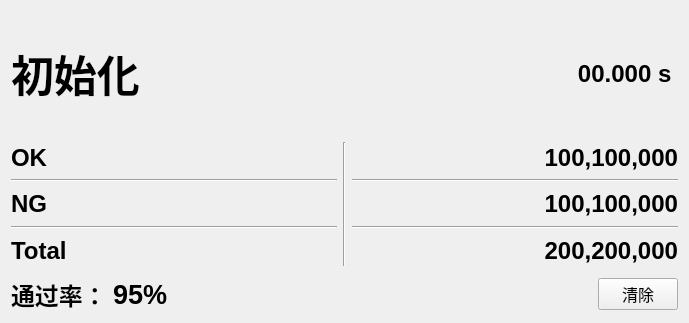
<?xml version="1.0" encoding="UTF-8"?>
<ui version="4.0">
 <class>ShowInfo4Result</class>
 <widget class="QWidget" name="ShowInfo4Result">
  <property name="geometry">
   <rect>
    <x>0</x>
    <y>0</y>
    <width>689</width>
    <height>323</height>
   </rect>
  </property>
  <property name="minimumSize">
   <size>
    <width>600</width>
    <height>300</height>
   </size>
  </property>
  <property name="maximumSize">
   <size>
    <width>2000</width>
    <height>16777215</height>
   </size>
  </property>
  <property name="windowTitle">
   <string>Form</string>
  </property>
  <layout class="QVBoxLayout" name="verticalLayout_3">
   <item>
    <layout class="QHBoxLayout" name="horizontalLayout_2" stretch="7,3">
     <item>
      <widget class="QLabel" name="label_Status">
       <property name="font">
        <font>
         <pointsize>32</pointsize>
         <bold>true</bold>
        </font>
       </property>
       <property name="text">
        <string>初始化</string>
       </property>
      </widget>
     </item>
     <item>
      <widget class="QLabel" name="label_Time">
       <property name="font">
        <font>
         <pointsize>18</pointsize>
         <bold>true</bold>
        </font>
       </property>
       <property name="text">
        <string>00.000 s </string>
       </property>
       <property name="alignment">
        <set>Qt::AlignRight|Qt::AlignTrailing|Qt::AlignVCenter</set>
       </property>
      </widget>
     </item>
    </layout>
   </item>
   <item>
    <layout class="QHBoxLayout" name="horizontalLayout">
     <item>
      <layout class="QVBoxLayout" name="verticalLayout_2">
       <item>
        <widget class="QLabel" name="label_OK">
         <property name="font">
          <font>
           <pointsize>18</pointsize>
           <bold>true</bold>
          </font>
         </property>
         <property name="text">
          <string>OK</string>
         </property>
        </widget>
       </item>
       <item>
        <widget class="Line" name="line_2">
         <property name="orientation">
          <enum>Qt::Horizontal</enum>
         </property>
        </widget>
       </item>
       <item>
        <widget class="QLabel" name="label_NG">
         <property name="font">
          <font>
           <pointsize>18</pointsize>
           <bold>true</bold>
          </font>
         </property>
         <property name="text">
          <string>NG</string>
         </property>
        </widget>
       </item>
       <item>
        <widget class="Line" name="line_3">
         <property name="orientation">
          <enum>Qt::Horizontal</enum>
         </property>
        </widget>
       </item>
       <item>
        <widget class="QLabel" name="label_Total">
         <property name="font">
          <font>
           <pointsize>18</pointsize>
           <bold>true</bold>
          </font>
         </property>
         <property name="text">
          <string>Total</string>
         </property>
        </widget>
       </item>
      </layout>
     </item>
     <item>
      <widget class="Line" name="line">
       <property name="orientation">
        <enum>Qt::Vertical</enum>
       </property>
      </widget>
     </item>
     <item>
      <layout class="QVBoxLayout" name="verticalLayout">
       <item>
        <widget class="QLabel" name="label_OK_number">
         <property name="font">
          <font>
           <pointsize>18</pointsize>
           <bold>true</bold>
          </font>
         </property>
         <property name="text">
          <string>100,100,000</string>
         </property>
         <property name="alignment">
          <set>Qt::AlignRight|Qt::AlignTrailing|Qt::AlignVCenter</set>
         </property>
        </widget>
       </item>
       <item>
        <widget class="Line" name="line_4">
         <property name="orientation">
          <enum>Qt::Horizontal</enum>
         </property>
        </widget>
       </item>
       <item>
        <widget class="QLabel" name="label_NG_number">
         <property name="font">
          <font>
           <pointsize>18</pointsize>
           <bold>true</bold>
          </font>
         </property>
         <property name="text">
          <string>100,100,000</string>
         </property>
         <property name="alignment">
          <set>Qt::AlignRight|Qt::AlignTrailing|Qt::AlignVCenter</set>
         </property>
        </widget>
       </item>
       <item>
        <widget class="Line" name="line_5">
         <property name="orientation">
          <enum>Qt::Horizontal</enum>
         </property>
        </widget>
       </item>
       <item>
        <widget class="QLabel" name="label_Total_number">
         <property name="font">
          <font>
           <pointsize>18</pointsize>
           <bold>true</bold>
          </font>
         </property>
         <property name="text">
          <string>200,200,000</string>
         </property>
         <property name="alignment">
          <set>Qt::AlignRight|Qt::AlignTrailing|Qt::AlignVCenter</set>
         </property>
        </widget>
       </item>
      </layout>
     </item>
    </layout>
   </item>
   <item>
    <spacer name="verticalSpacer">
     <property name="orientation">
      <enum>Qt::Vertical</enum>
     </property>
     <property name="sizeType">
      <enum>QSizePolicy::Fixed</enum>
     </property>
     <property name="sizeHint" stdset="0">
      <size>
       <width>20</width>
       <height>5</height>
      </size>
     </property>
    </spacer>
   </item>
   <item>
    <layout class="QHBoxLayout" name="horizontalLayout_3">
     <item>
      <widget class="QLabel" name="label_PassedRateText">
       <property name="font">
        <font>
         <pointsize>18</pointsize>
         <bold>true</bold>
        </font>
       </property>
       <property name="text">
        <string>通过率：</string>
       </property>
      </widget>
     </item>
     <item>
      <widget class="QLabel" name="label_PassedRate">
       <property name="font">
        <font>
         <pointsize>20</pointsize>
         <bold>true</bold>
        </font>
       </property>
       <property name="text">
        <string>95%</string>
       </property>
      </widget>
     </item>
     <item>
      <spacer name="horizontalSpacer">
       <property name="orientation">
        <enum>Qt::Horizontal</enum>
       </property>
       <property name="sizeHint" stdset="0">
        <size>
         <width>40</width>
         <height>20</height>
        </size>
       </property>
      </spacer>
     </item>
     <item>
      <widget class="QPushButton" name="btnClear">
       <property name="font">
        <font>
         <pointsize>12</pointsize>
        </font>
       </property>
       <property name="text">
        <string>清除</string>
       </property>
      </widget>
     </item>
    </layout>
   </item>
  </layout>
 </widget>
 <resources/>
 <connections/>
</ui>
